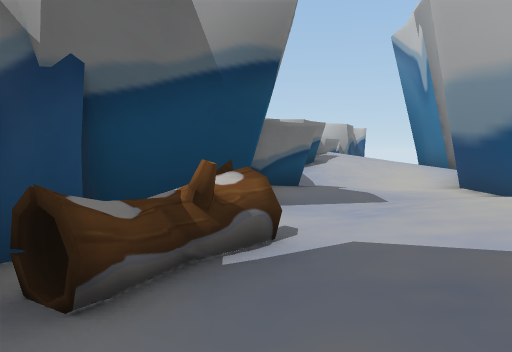
[1] (above)

20 first-person views from a walk through a scene from a Unity 3-D project. The camera is 1.3 m above the floor, tilts 4° down and sees 70° across. The floor is counted in squares, 2 m on a side. Each view is taken from the middle of a square. On the plan, view 1 faces up. The plan holds only what a view shows up to about 11 squares ahead; the rest is blank. The place goes on beyond the plan. Some animated figures are left out.

[2]
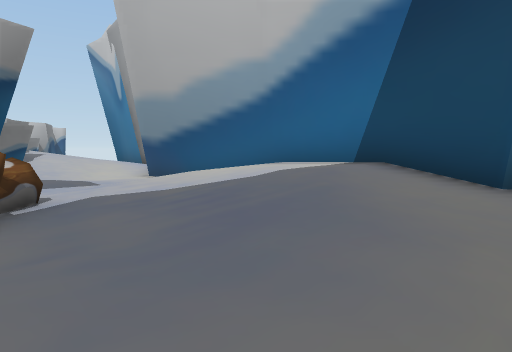

[3]
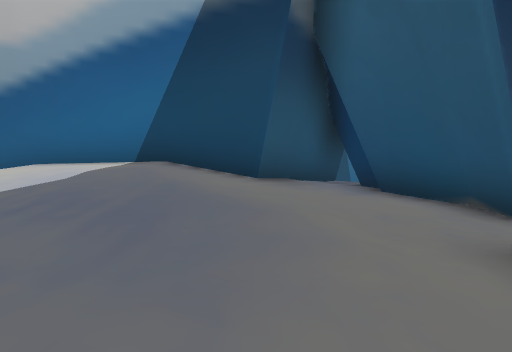

[4]
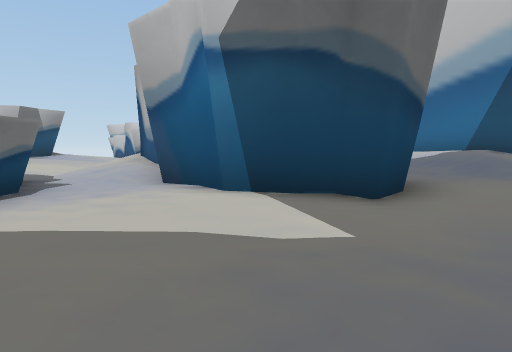

[5]
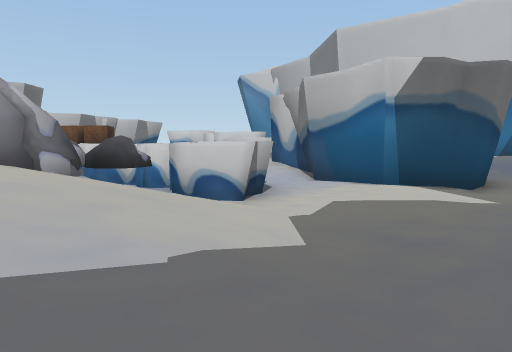

[6]
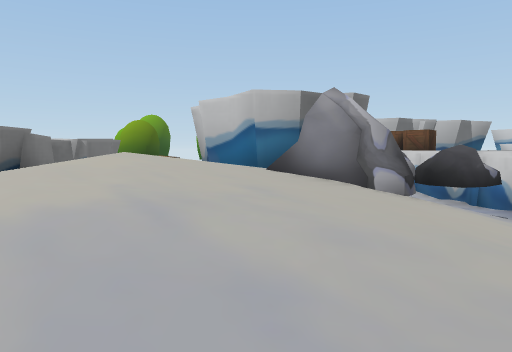

[7]
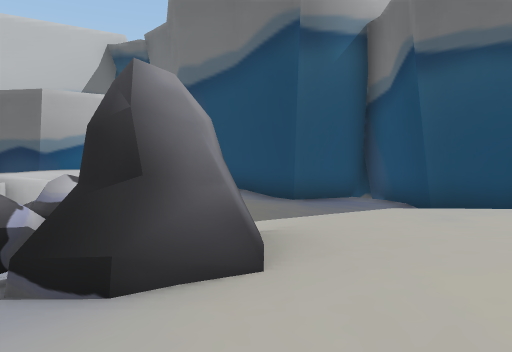

[8]
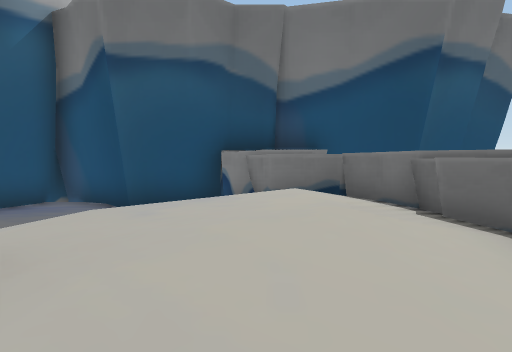

[9]
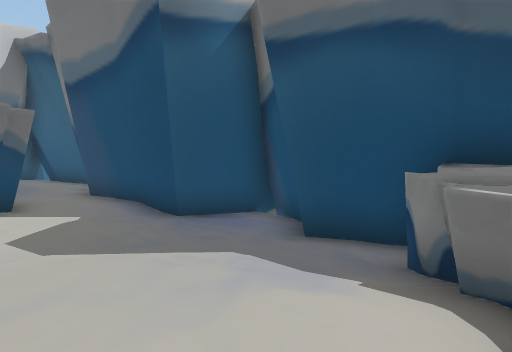

[10]
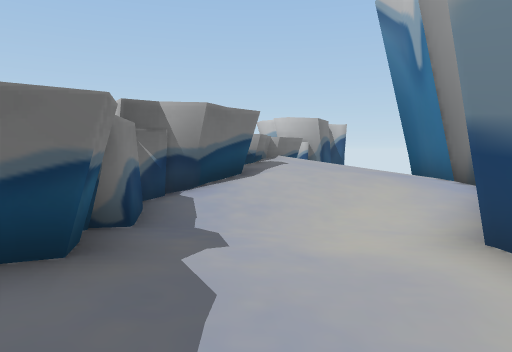

[11]
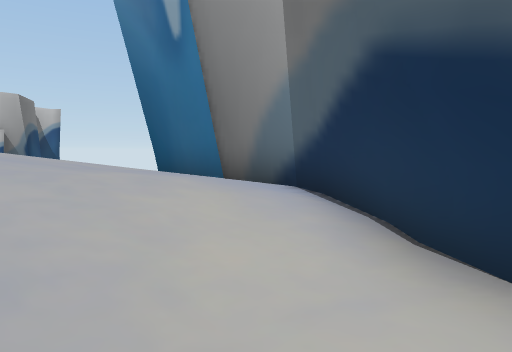

[12]
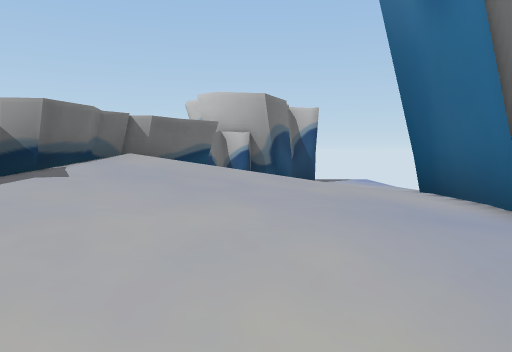

[13]
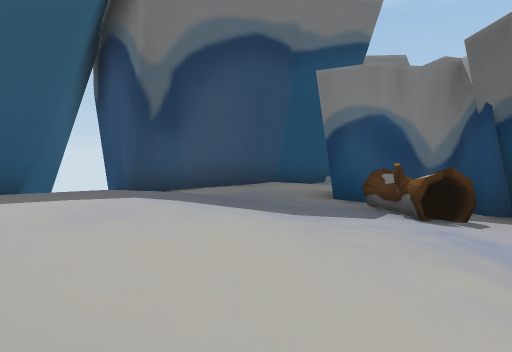

[14]
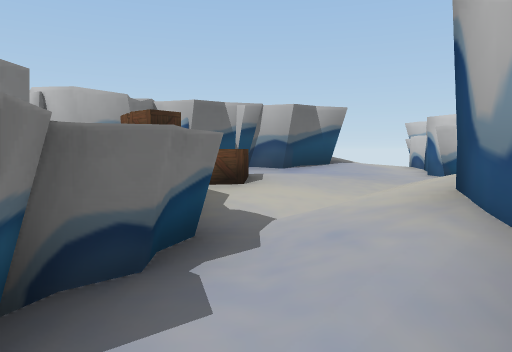

[15]
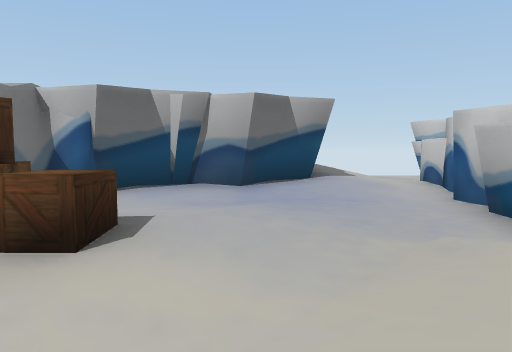

[16]
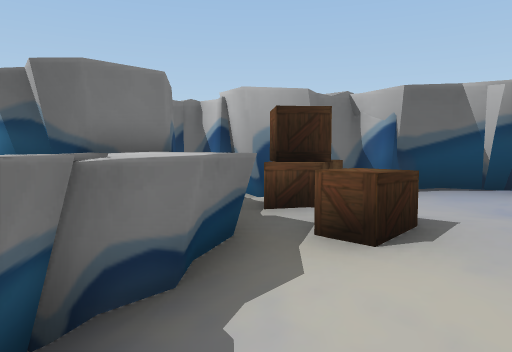

[17]
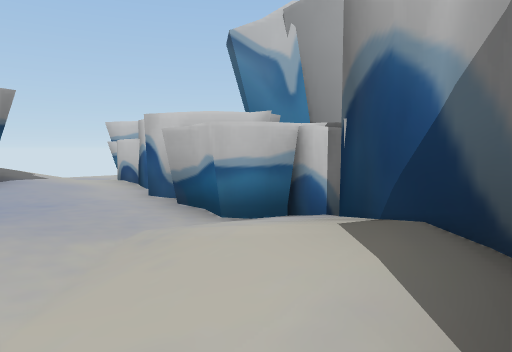

[18]
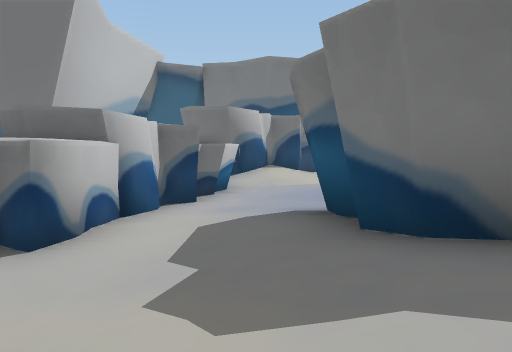

[19]
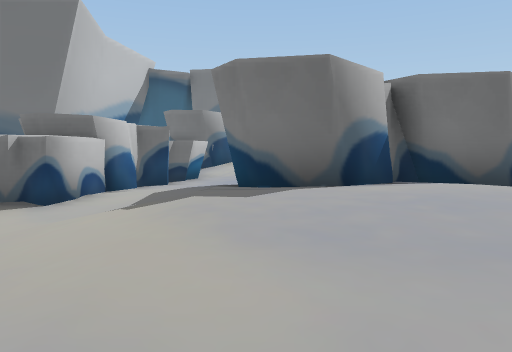

[20]
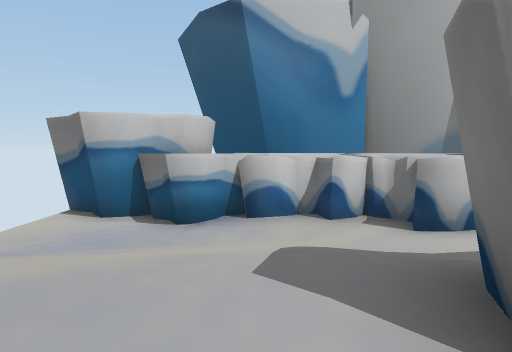

### Floor plan
Key: @ floor where view 1 was taken; # wall or solid block; . main floor; : floor 0.25 m higher than the main floor; - floor 0.25 m lower than the main floor; + floor 0.5 m higher than the main floor; _ floor 0.5 m lower than the main floor; * floor 0.75 m higher than the main floor; % floor 1 m higher than the main floor; & floor 1.25 m higher than the main floor; $ floor 1.5 m higher than the main floor; / step, stairs or slope; ^ raised ledge; B box; O other object.
Columns run from 14 left of view 1 to 7 right of it. Each row starts with its distance up from view 1.
 21                   #
 20               ____# __
 19            : .___###__
 18           **+.___##
 17          %%*+.--##
 16          %%%*:--##
 15          %##+:.###   #
 14         #*##+:.#^*  :#
 13         ####+:##^%*+:#
 12        ####:::##*%++:#
 11       ##:..::.##**++:#
 10     ###B..:::###++::##
  9   ####BB:::::##::...#
  8   # ##^B+B::.##----##
  7 #  ###^^.:./+##.--##
  6 #  ######.//###..-#
  5 ^ *%/# ##-:####... #
  4 ^/&%##^##-:####.:::#
  3 ^&$%//.##.####.:++*#
  2 ^&&%*:.#-.###OO:+**#
  1 ^&&%*:.--.###..:+**#
  0 ^^//+/---.-##.@:++##
 -1  ##::-----_-...:::##
 -2   #.--____-.#......#
 -3    -##__#######---##
 -4    ####_#     #_###
 -5       ###     ###

Where each view was taken, in squares from view 1:
view 1: 0 up, 0 right, facing up
view 2: 2 down, 1 left, facing up-right
view 3: 1 down, 2 left, facing right
view 4: 2 down, 7 left, facing up-right
view 5: 2 down, 11 left, facing up-right
view 6: 1 down, 11 left, facing up
view 7: 5 up, 12 left, facing down-right
view 8: 5 up, 12 left, facing down
view 9: 2 up, 13 left, facing down-right
view 10: 4 up, 2 right, facing up
view 11: 7 up, 2 right, facing up-right
view 12: 9 up, 4 right, facing up
view 13: 4 up, 4 right, facing down-left
view 14: 2 up, 5 left, facing up
view 15: 5 up, 4 left, facing up
view 16: 5 up, 4 left, facing up-left
view 17: 5 up, 4 left, facing up-right
view 18: 17 up, 2 left, facing down
view 19: 19 up, 3 left, facing down
view 20: 16 up, 5 left, facing right
